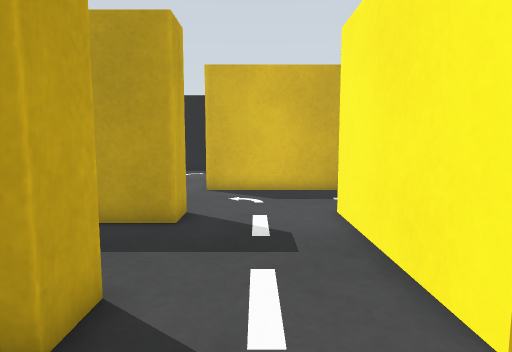
View 1 (above)

17 first-person views from a walk through a Gazebo world. The camera is 0.1 m above the floor, tilts 6° down and sees 75° across. The floor is counted in squares, 0.05 m on a side. Each view is taken from the middle of a square. On the plan, view 1 faces up. The plan holds only what a view shows up to about 17 squares ahead; the rest is blank.

View 2
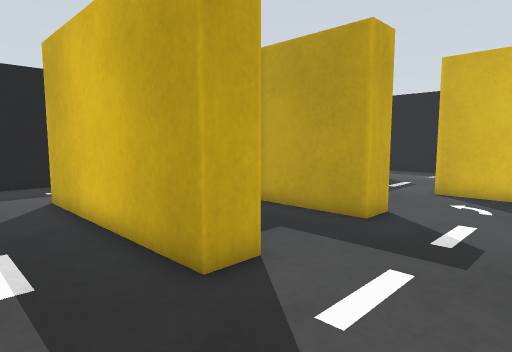

View 3
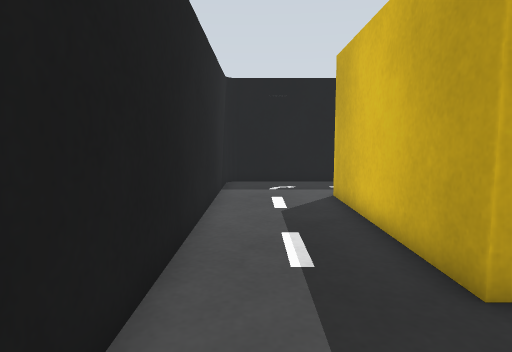

View 4
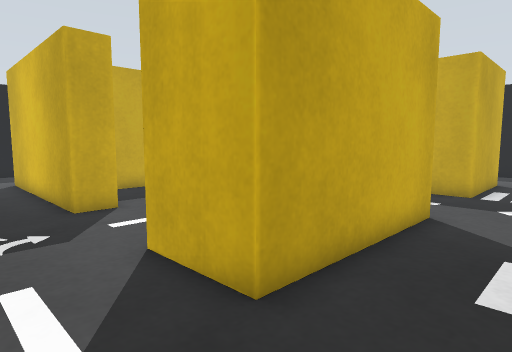

View 5
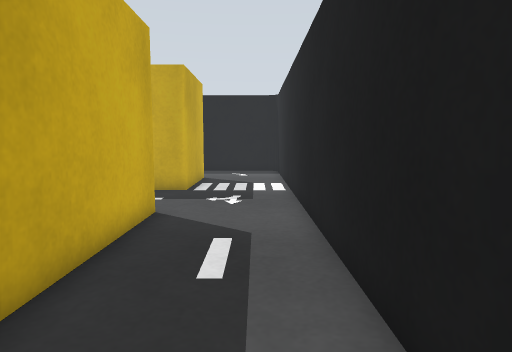

View 6
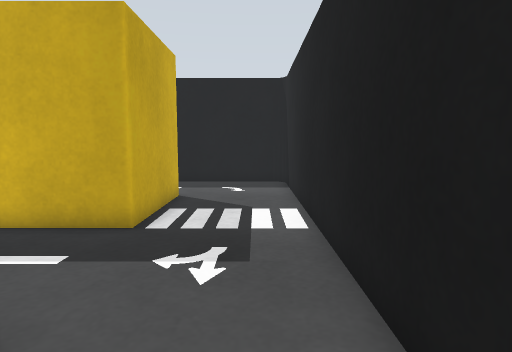

View 7
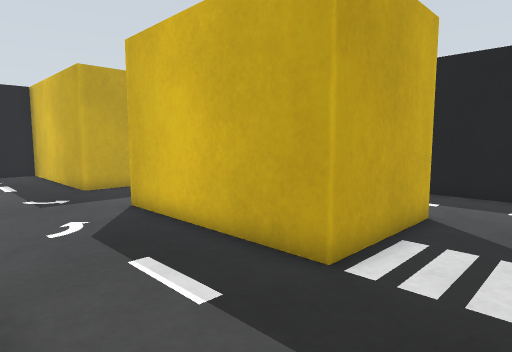

View 8
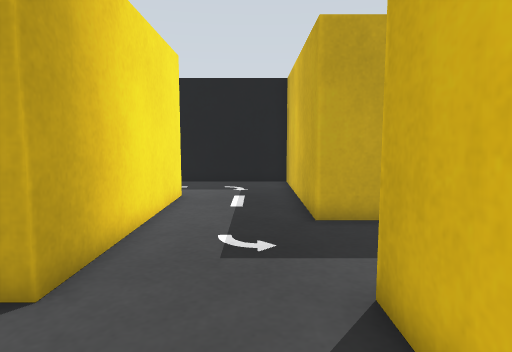

View 9
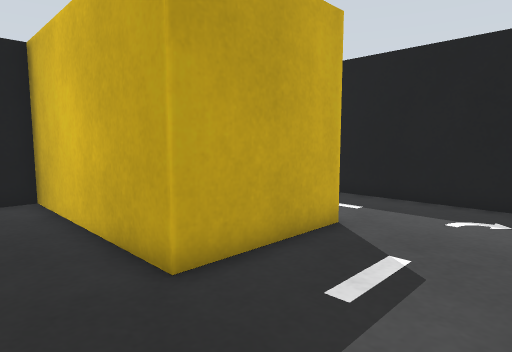

View 10
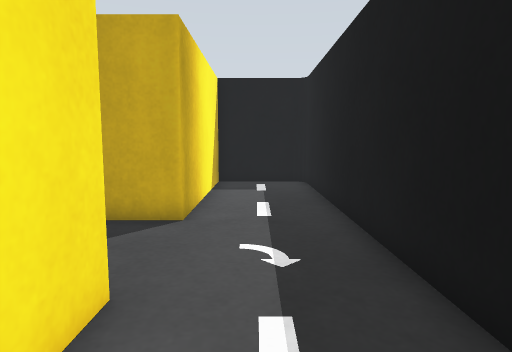

View 11
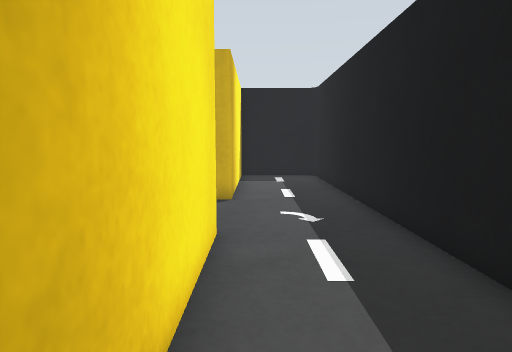

View 12
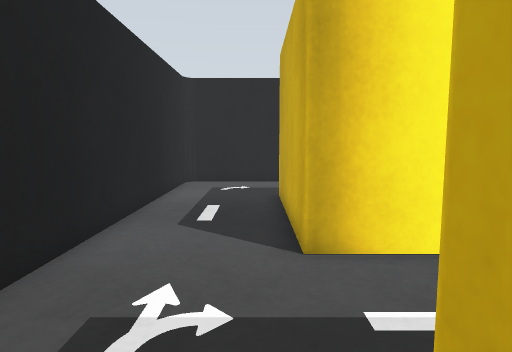

View 13
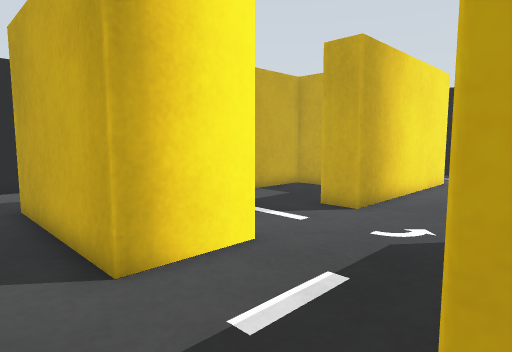

View 14
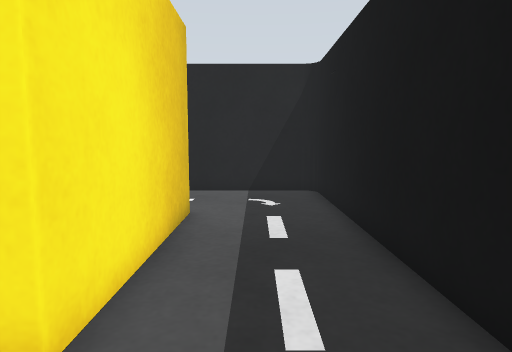

View 15
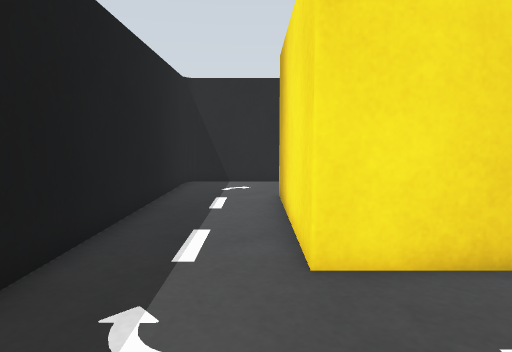

View 16
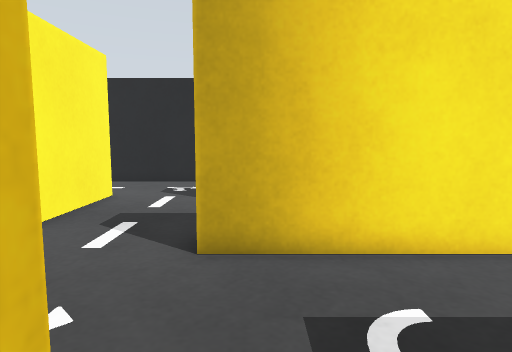

View 17
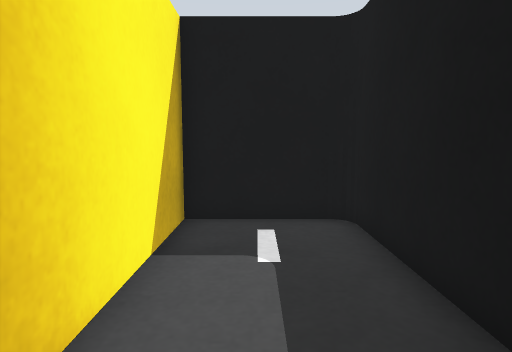

### Floor plan
Points are (right, up) in squares from view 1. A wall is a line through its corners. A room is listed if a view was taken in it or the views show most of it. See-through windows are left out.
Room 1 (views 1, 2, 3, 4, 5, 6, 7, 8, 9, 10, 11, 12, 13, 14, 15, 16, 17)
walls: (-2, 13.5) (-2, 18.2) (5.2, 18.2) (5.2, 13.5) (-2, 13.5); (2.3, 9.3) (5.2, 9.3) (5.2, 2.9) (2.3, 2.9) (2.3, 9.3); (-5.8, 6.9) (-5.8, 4.1) (-2.9, 4.1); (-2, 4.1) (-2, 2.9) (-10.2, 2.9) (-10.2, 9.3) (-2, 9.3) (-2, 8) (-5.8, 8); (9.4, -0.9) (9.4, 21.9); (-13.9, -1.4) (8.9, -1.4); (8.9, 22.4) (-13.9, 22.4); (-14.4, 21.9) (-14.4, 18.2) (-6.3, 18.2) (-6.3, 13.5) (-14.4, 13.5) (-14.4, -0.9)

Where each view was taken, in squares from view 1:
view 1: 0 up, 0 right, facing up
view 2: 0 up, 2 right, facing up-left
view 3: 0 up, 2 right, facing left
view 4: 0 up, 8 right, facing up-left
view 5: 0 up, 8 right, facing up
view 6: 6 up, 8 right, facing up
view 7: 9 up, 8 right, facing up-left
view 8: 12 up, 2 right, facing left
view 9: 11 up, 2 left, facing up-left
view 10: 20 up, 2 right, facing left
view 11: 19 up, 5 right, facing left
view 12: 15 up, 6 right, facing down
view 13: 14 up, 7 right, facing down-left
view 14: 12 up, 12 left, facing down
view 15: 19 up, 7 left, facing right
view 16: 15 up, 3 left, facing down
view 17: 20 up, 6 left, facing left
